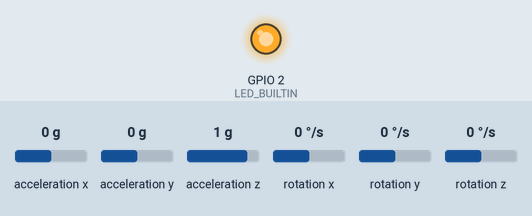
Recording of a sketch running on a simulated ESP8266 (NodeMCU). Shown: output pins drawn as LEDs (lit = HIGH, except the on-board LED, lit = LOW). Wiring (inferred from the names in the program): MPU-6050 motion sensor at I2C address 0x68. Dashed ring = blinking. The inputs (shaded band) are chosen by the test bench; at power-on: acceleration x 0 g, acceleration y 0 g, acceleration z 1 g, rotation x 0 °/s, rotation y 0 °/s, rotation z 0 °/s. WiFi joins after 1.5 s; servers stay silent unless stated; what the sketch prints to the serial monitor is not drawn.

Above: at 1.1 s.
At 4.78 s:
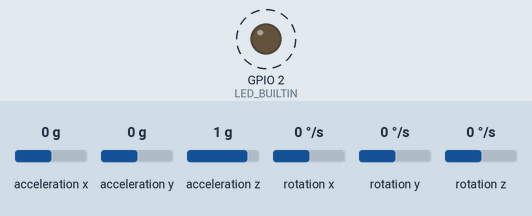
4.8 s: acceleration x set to -1.4 g
At 5.28 s:
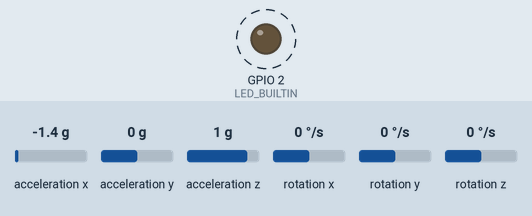
7.8 s: acceleration y set to -1.4 g
Timing chart, 0 to 16.8 s (numbered marks = the images above; inputs shaded):
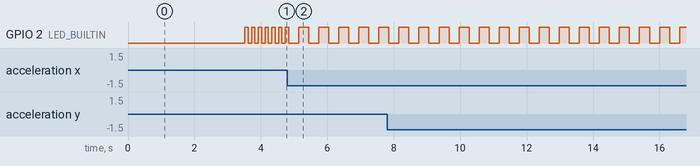

Measured:
- after the input at 4.8 s, GPIO 2 (LED_BUILTIN): alternates HIGH for 0.30 s and LOW for 0.30 s, starting after 0.34 s
- by itself, GPIO 2 (LED_BUILTIN): alternates HIGH for 0.10 s and LOW for 0.10 s

The sketch:

Glove.ino
```cpp
#include <Arduino.h>
#include <Wire.h> // biblioteca de comunicação I2C

#include <ESP8266WiFi.h>
#include <ESP8266WiFiMulti.h>

ESP8266WiFiMulti WiFiMulti;
WiFiClient client;
const String host = "192.168.4.1";
const int httpPort = 80;

/*
 * Definições de alguns endereços mais comuns do MPU6050
 * os registros podem ser facilmente encontrados no mapa de registros do MPU6050
 */
const int MPU_ADDR = 0x68;     // definição do endereço do sensor MPU6050 (0x68)
const int WHO_AM_I = 0x75;     // registro de identificação do dispositivo
const int PWR_MGMT_1 = 0x6B;   // registro de configuração do gerenciamento de  energia
const int GYRO_CONFIG = 0x1B;  // registro de configuração do giroscópio
const int ACCEL_CONFIG = 0x1C; // registro de configuração do acelerômetro
const int ACCEL_XOUT = 0x3B;   // registro de leitura do eixo X do acelerômetro

const int sda_pin = 0; // definição do pino I2C SDA
const int scl_pin = 2; // definição do pino I2C SCL

bool led_state = false;

// variáveis para armazenar os dados "crus" do acelerômetro
int16_t AcX, AcY, AcZ, Tmp, GyX, GyY, GyZ;

/*
 * Configura a I2C com os pinos desejados
 * sda_pin -> D5
 * scl_pin -> D6
 */
void initI2C()
{
  Wire.begin(sda_pin, scl_pin);
}

/*
 * Escreve um dado valor em um dado registro
 */
void writeRegMPU(int reg, int val) //aceita um registro e um valor como parâmetro
{
  Wire.beginTransmission(MPU_ADDR); // inicia comunicação com endereço do MPU6050
  Wire.write(reg);                  // envia o registro com o qual se deseja trabalhar
  Wire.write(val);                  // escreve o valor no registro
  Wire.endTransmission(true);       // termina a transmissão
}

/*
 * Lê de um dado registro
 */
uint8_t readRegMPU(uint8_t reg) // aceita um registro como parâmetro
{
  uint8_t data;
  Wire.beginTransmission(MPU_ADDR); // inicia comunicação com endereço do MPU6050
  Wire.write(reg);                  // envia o registro com o qual se deseja trabalhar
  Wire.endTransmission(false);      // termina transmissão mas continua com I2C aberto (envia STOP e START)
  Wire.requestFrom(MPU_ADDR, 1);    // configura para receber 1 byte do registro escolhido acima
  data = Wire.read();               // lê o byte e guarda em 'data'
  return data;                      //retorna 'data'
}

/*
 * Procura pelo sensor no endereço 0x68
 */
void findMPU(int mpu_addr)
{
  Wire.beginTransmission(MPU_ADDR);
  int data = Wire.endTransmission(true);

  if (data == 0)
  {
    Serial.print("Dispositivo encontrado no endereço: 0x");
    Serial.println(MPU_ADDR, HEX);
  }
  else
  {
    Serial.println("Dispositivo não encontrado!");
  }
}

/*
 * Verifica se o sensor responde e se está ativo
 */
void checkMPU(int mpu_addr)
{
  findMPU(MPU_ADDR);

  int data = readRegMPU(WHO_AM_I); // Register 117 – Who Am I - 0x75

  if (data == 104)
  {
    Serial.println("MPU6050 Dispositivo respondeu OK! (104)");

    data = readRegMPU(PWR_MGMT_1); // Register 107 – Power Management 1-0x6B

    if (data == 64)
      Serial.println("MPU6050 em modo SLEEP! (64)");
    else
      Serial.println("MPU6050 em modo ACTIVE!");
  }
  else
    Serial.println("Verifique dispositivo - MPU6050 NÃO disponível!");
}

/*
 * Configurar o sleep bit
 */
void setSleepOff()
{
  writeRegMPU(PWR_MGMT_1, 0); // escreve 0 no registro de gerenciamento de energia(0x68), colocando o sensor em o modo ACTIVE
}

/* Configurar as escalas do giroscópio
   registro da escala do giroscópio: 0x1B[4:3]
   0 é 250°/s

    FS_SEL  Full Scale Range
      0        ± 250 °/s      0b00000000
      1        ± 500 °/s      0b00001000
      2        ± 1000 °/s     0b00010000
      3        ± 2000 °/s     0b00011000
*/
void setGyroScale()
{
  writeRegMPU(GYRO_CONFIG, 0);
}

/* Configurar as escalas do acelerômetro
   registro da escala do acelerômetro: 0x1C[4:3]
   0 é 250°/s

    AFS_SEL   Full Scale Range
      0           ± 2g            0b00000000
      1           ± 4g            0b00001000
      2           ± 8g            0b00010000
      3           ± 16g           0b00011000
*/
void setAccelScale()
{
  writeRegMPU(ACCEL_CONFIG, 0);
}

/* Lê os dados 'crus'(raw data) do sensor
   são 14 bytes no total sendo eles 2 bytes para cada eixo e 2 bytes para temperatura:

  0x3B 59 ACCEL_XOUT[15:8]
  0x3C 60 ACCEL_XOUT[7:0]
  0x3D 61 ACCEL_YOUT[15:8]
  0x3E 62 ACCEL_YOUT[7:0]
  0x3F 63 ACCEL_ZOUT[15:8]
  0x40 64 ACCEL_ZOUT[7:0]

  0x41 65 TEMP_OUT[15:8]
  0x42 66 TEMP_OUT[7:0]

  0x43 67 GYRO_XOUT[15:8]
  0x44 68 GYRO_XOUT[7:0]
  0x45 69 GYRO_YOUT[15:8]
  0x46 70 GYRO_YOUT[7:0]
  0x47 71 GYRO_ZOUT[15:8]
  0x48 72 GYRO_ZOUT[7:0]

*/
void readRawMPU()
{
  Wire.beginTransmission(MPU_ADDR); // inicia comunicação com endereço do MPU6050
  Wire.write(ACCEL_XOUT);           // envia o registro com o qual se deseja trabalhar, começando com registro 0x3B (ACCEL_XOUT_H)
  Wire.endTransmission(false);      // termina transmissão mas continua com I2C aberto (envia STOP e START)
  Wire.requestFrom(MPU_ADDR, 14);   // configura para receber 14 bytes começando do registro escolhido acima (0x3B)

  AcX = Wire.read() << 8; // lê primeiro o byte mais significativo
  AcX |= Wire.read();     // depois lê o bit menos significativo
  AcY = Wire.read() << 8;
  AcY |= Wire.read();
  AcZ = Wire.read() << 8;
  AcZ |= Wire.read();

  Tmp = Wire.read() << 8;
  Tmp |= Wire.read();

  GyX = Wire.read() << 8;
  GyX |= Wire.read();
  GyY = Wire.read() << 8;
  GyY |= Wire.read();
  GyZ = Wire.read() << 8;
  GyZ |= Wire.read();

  // Serial.print("AcX = ");
  // Serial.print(AcX);
  // Serial.print(" | AcY = ");
  // Serial.print(AcY);
  // Serial.print(" | AcZ = ");
  // Serial.print(AcZ);
  // Serial.print(" | Tmp = ");
  // Serial.print(Tmp / 340.00 + 36.53);
  // Serial.print(" | GyX = ");
  // Serial.print(GyX);
  // Serial.print(" | GyY = ");
  // Serial.print(GyY);
  // Serial.print(" | GyZ = ");
  // Serial.println(GyZ);

  led_state = !led_state;
  digitalWrite(LED_BUILTIN, led_state); // pisca LED do NodeMCU a cada leitura do sensor
  delay(50);
}

void getDirection()
{
  String url = "";

  if (AcX < -10000)
  {
    Serial.println("right");
    url = "/right";
  }
  if (AcX > 10000)
  {
    Serial.println("left");
    url = "/left";
  }
  if (AcY > 8000)
  {
    Serial.println("back");
    url = "/back";
  }
  if (AcY < -8000)
  {
    Serial.println("front");
    url = "/front";
  }

  if (url != "")
  {
    Serial.println("Requesting URL: ");
    Serial.print(url);

    // Use WiFiClient class to create TCP connections
    if (!client.connect(host, httpPort))
    {
      Serial.println("connection failed");
      return;
    }

    // This will send the request to the server
    client.print(String("GET ") + url + " HTTP/1.1\r\n" +
                 "Host: " + host + "\r\n" +
                 "Connection: close\r\n\r\n");
  }

  url = "";
}

/*
 * função de inicialização do sensor
 */
void initMPU()
{
  setSleepOff();
  setGyroScale();
  setAccelScale();
}

void setup()
{
  delay(1000);

  pinMode(LED_BUILTIN, OUTPUT);
  Serial.begin(115200);

  // WIFI
  WiFi.mode(WIFI_STA);
  WiFiMulti.addAP("debarba-robot", "qwert12345");

  Serial.println();
  Serial.println();
  Serial.print("Wait for WiFi... ");

  while (WiFiMulti.run() != WL_CONNECTED)
  {
    Serial.print(".");
    delay(500);
  }

  Serial.println("");
  Serial.println("WiFi connected");
  Serial.println("IP address: ");
  Serial.println(WiFi.localIP());

  delay(1000);

  // I2C
  Serial.println("Iniciando configuração do MPU6050");
  initI2C();
  initMPU();
  checkMPU(MPU_ADDR);

  Serial.println("Configuração finalizada, iniciando loop");
}

void loop()
{
  readRawMPU();
  getDirection();
  delay(50);
}
```
